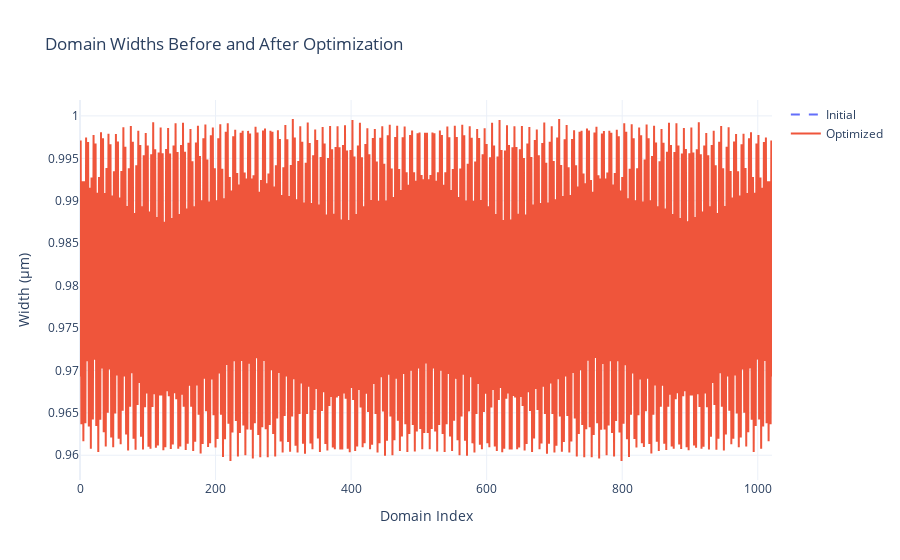
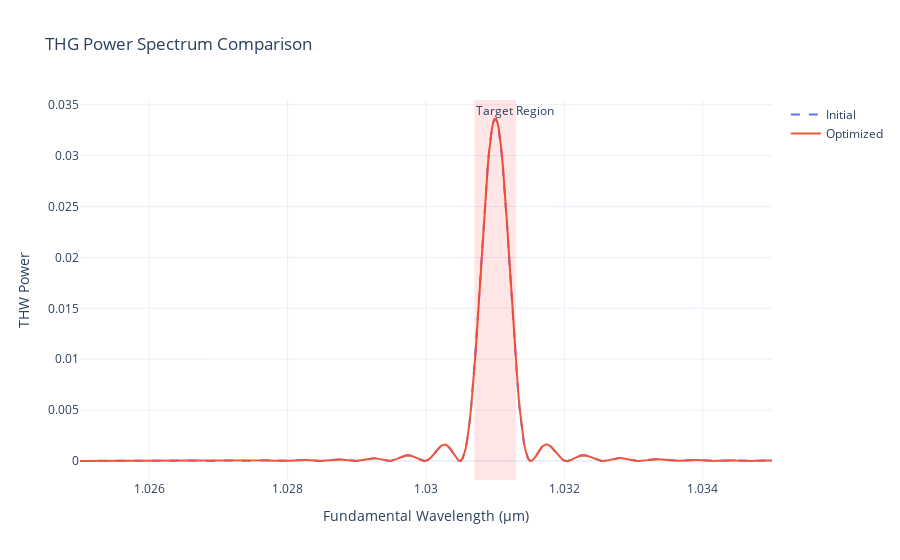

The code cell stored with these charts, in order, in its notebook:
### Code cell
from collections.abc import Callable
from dataclasses import dataclass

import jax
import jax.numpy as jnp
import optax  # pyright: ignore[reportMissingTypeStubs]
import plotly.graph_objects as go  # pyright: ignore[reportMissingTypeStubs]
from jax import Array, jit
from jax_tqdm.loop_pbar import loop_tqdm

from qpm import cwes, mgoslt


# --- Regularization Strategies ---
def tv_regularization(domain_widths: Array, lambda_val: float) -> Array:
    """Total Variation (TV) regularization penalizes the absolute difference between adjacent parameter values."""
    return lambda_val * jnp.sum(jnp.abs(jnp.diff(domain_widths)))


REGULARIZATION_FNS: dict[str, Callable[[Array, float], Array]] = {
    "tv": tv_regularization,
}


# --- Data Structures for Configuration and Parameters ---
@dataclass(frozen=True)
class Config:
    design_temp: float = 70.0
    design_wl: float = 1.031
    target_length: float = 1000.0
    max_iters: int = 200
    prng_seed: int = 42
    kappa_mag: float = 1.31e-4 / (2 / jnp.pi)
    kappa_target_length: float = 2000.0
    # Full spectrum calculation range
    wl_start: float = 1.025
    wl_end: float = 1.035
    num_points: int = 500
    # Target flat-top region for the loss function
    flat_top_wl_start: float = 1.0307
    flat_top_wl_end: float = 1.0313
    regularization: str | None = None
    lambda_val: float = 1e-3


@dataclass(frozen=True)
class SimulationParameters:
    kappa_array: Array
    b_initial: Array


# --- Core JAX Functions ---
def make_broadening_loss_fn(
    sim_params: SimulationParameters,
    config: Config,
    regularization_fn: Callable[[Array, float], Array] | None = None,
    lambda_val: float = 0.0,
) -> Callable[[Array], Array]:
    """Creates a loss function that applies a logarithmic loss to a specified spectral region."""
    # Pre-calculate wavelengths for the full spectrum
    wls = jnp.linspace(config.wl_start, config.wl_end, config.num_points)
    delta_k1s_full = mgoslt.calc_twm_delta_k(wls, wls, config.design_temp)
    delta_k2s_full = mgoslt.calc_twm_delta_k(wls, wls / 2, config.design_temp)

    # Find indices for the flat-top region
    flat_top_indices = jnp.where((wls >= config.flat_top_wl_start) & (wls <= config.flat_top_wl_end))

    # JIT-compiled vmap function for spectrum calculation
    compute_spectrum_vmap = jit(jax.vmap(cwes.simulate_twm, in_axes=(None, 0, 0, None)))

    @jit
    def loss_fn(half_widths: Array) -> Array:
        # 1. Enforce symmetry by mirroring the first half
        domain_widths = jnp.concatenate([half_widths, half_widths[::-1]])

        # 2. Simulate the full power spectrum
        superlattice = jnp.stack([domain_widths, sim_params.kappa_array], axis=1)
        final_vectors = compute_spectrum_vmap(superlattice, delta_k1s_full, delta_k2s_full, sim_params.b_initial)
        thw_powers = jnp.abs(final_vectors[:, 2]) ** 2

        # 3. Slice the spectrum to the target region
        flat_top_powers = thw_powers[flat_top_indices]

        # 4. Apply the logarithmic loss
        epsilon = 1e-9
        log_loss = -jnp.mean(jnp.log(flat_top_powers + epsilon))

        # 5. Add regularization (applied to the symmetric half)
        loss = log_loss
        if regularization_fn:
            loss += regularization_fn(half_widths, lambda_val)
        return loss

    return loss_fn


# --- Workflow Functions ---
def _initialize_grating(config: Config) -> tuple[Array, Array]:
    """Generates initial grating parameters for symmetric optimization."""
    print("1. Generating initial grating parameters (symmetric)...")
    # Use the center of the flat-top region for initial domain length calculation
    center_wl = (config.flat_top_wl_start + config.flat_top_wl_end) / 2
    delta_k2 = mgoslt.calc_twm_delta_k(center_wl, center_wl / 2, config.design_temp)

    domain_len_thg = jnp.pi / delta_k2
    num_domains = int(jnp.round(config.target_length / domain_len_thg))
    if num_domains % 2 != 0:
        num_domains += 1  # Ensure even number of domains for symmetry
    num_half_domains = num_domains // 2
    print(f"   - Base domain width from calculation: {domain_len_thg:.4f} μm")
    print(f"   - Total number of domains: {num_domains} (optimizing {num_half_domains})")

    kappa_array = config.kappa_mag * jnp.power(-1.0, jnp.arange(num_domains))

    initial_half_widths = jnp.full(num_half_domains, domain_len_thg)
    # key = jax.random.PRNGKey(config.prng_seed)
    # noise = jax.random.normal(key, shape=(num_half_domains,)) * (domain_len_thg * 0.02)
    # initial_half_widths = initial_half_widths + noise

    return kappa_array, initial_half_widths


def _run_optimization(
    initial_widths: Array,
    sim_params: SimulationParameters,
    config: Config,
) -> Array:
    """Sets up and runs the L-BFGS optimization."""
    print("2. Setting up loss function and L-BFGS optimizer...")
    regularization_fn = REGULARIZATION_FNS.get(config.regularization) if config.regularization else None
    loss_fn = make_broadening_loss_fn(sim_params, config, regularization_fn, config.lambda_val)
    solver = optax.lbfgs()

    @jit
    def run_full_optimization(initial_params: Array) -> Array:
        @loop_tqdm(config.max_iters, desc="Optimizing")
        def step(_: int, state: tuple[Array, optax.OptState]) -> tuple[optax.Params, optax.OptState]:
            params, opt_state = state
            value, grad = jax.value_and_grad(loss_fn)(params)
            updates, opt_state = solver.update(grad, opt_state, params, value=value, grad=grad, value_fn=loss_fn)
            params = optax.apply_updates(params, updates)
            return params, opt_state

        initial_opt_state = solver.init(initial_params)
        optimized_params, _ = jax.lax.fori_loop(0, config.max_iters, step, (initial_params, initial_opt_state))
        return optimized_params

    print("3. Running JIT-compiled optimization...")
    print(f"   - Initial Loss: {loss_fn(initial_widths):.4f}")

    optimized_widths = run_full_optimization(initial_widths)
    optimized_widths.block_until_ready()

    print(f"   - Optimized Loss: {loss_fn(optimized_widths):.4f}")
    return optimized_widths


# --- Visualization Functions ---
def _calculate_spectrum(domain_widths: Array, sim_params: SimulationParameters, config: Config) -> tuple[Array, Array]:
    """Helper function to compute the THW power spectrum for a given grating."""
    wls = jnp.linspace(config.wl_start, config.wl_end, config.num_points)
    delta_k1s = mgoslt.calc_twm_delta_k(wls, wls, config.design_temp)
    delta_k2s = mgoslt.calc_twm_delta_k(wls, wls / 2, config.design_temp)

    compute_spectrum_vmap = jit(jax.vmap(cwes.simulate_twm, in_axes=(None, 0, 0, None)))

    superlattice = jnp.stack([domain_widths, sim_params.kappa_array], axis=1)
    final_vectors = compute_spectrum_vmap(superlattice, delta_k1s, delta_k2s, sim_params.b_initial)
    thw_powers = jnp.abs(final_vectors[:, 2]) ** 2
    return wls, thw_powers


def _plot_domain_widths(initial_widths: Array, optimized_widths: Array) -> None:
    """Plots the domain widths before and after optimization."""
    fig = go.Figure()
    fig.add_trace(go.Scatter(y=initial_widths, mode="lines", name="Initial", line={"dash": "dash"}))
    fig.add_trace(go.Scatter(y=optimized_widths, mode="lines", name="Optimized"))
    fig.update_layout(
        title_text="Domain Widths Before and After Optimization",
        xaxis_title="Domain Index",
        yaxis_title="Width (μm)",
        template="plotly_white",
    )
    fig.show()


def _plot_thw_power_spectrum(
    initial_widths: Array,
    optimized_widths: Array,
    sim_params: SimulationParameters,
    config: Config,
) -> None:
    """Plots the THW power spectrum before and after optimization."""
    wls, initial_effs = _calculate_spectrum(initial_widths, sim_params, config)
    _, optimized_effs = _calculate_spectrum(optimized_widths, sim_params, config)

    fig = go.Figure()
    fig.add_trace(go.Scatter(x=wls, y=initial_effs, mode="lines", name="Initial", line={"dash": "dash"}))
    fig.add_trace(go.Scatter(x=wls, y=optimized_effs, mode="lines", name="Optimized"))
    fig.add_vrect(
        x0=config.flat_top_wl_start,
        x1=config.flat_top_wl_end,
        fillcolor="red",
        opacity=0.1,
        line_width=0,
        annotation_text="Target Region",
        annotation_position="top left",
    )
    fig.update_layout(
        title_text="THG Power Spectrum Comparison",
        xaxis_title="Fundamental Wavelength (μm)",
        yaxis_title="THW Power",
        template="plotly_white",
    )
    fig.show()


def main() -> None:
    """Main script execution."""
    config = Config()

    # 1. Generate initial physical parameters and domain widths for the first half
    kappa_array, initial_half_widths = _initialize_grating(config)

    # 2. Bundle fixed simulation parameters into a single object
    fw_initial = 1 / 3
    sim_params = SimulationParameters(
        kappa_array=kappa_array,
        b_initial=jnp.array([jnp.sqrt(fw_initial), jnp.sqrt(fw_initial * 2), 0.0], dtype=jnp.complex64),
    )

    # 3. Run the optimization on the first half of the parameters
    optimized_half_widths = _run_optimization(initial_half_widths, sim_params, config)

    # 4. Reconstruct the full, symmetric arrays for visualization
    print("4. Visualizing optimization results...")
    initial_widths = jnp.concatenate([initial_half_widths, initial_half_widths[::-1]])
    optimized_widths = jnp.concatenate([optimized_half_widths, optimized_half_widths[::-1]])

    _plot_domain_widths(initial_widths, optimized_widths)
    _plot_thw_power_spectrum(initial_widths, optimized_widths, sim_params, config)


if __name__ == "__main__":
    main()

### Figure 1 — Plotly figure (JSON) as saved in the notebook; plotly's stock layout.template omitted (floating-point values rounded to 4 significant figures; data arrays with more than 128 entries replaced by an {"elided": "..."} marker saying what was removed)
{"data": [{"line": {"dash": "dash"}, "mode": "lines", "name": "Initial", "type": "scatter", "y": {"elided": "1022 float values"}}, {"mode": "lines", "name": "Optimized", "type": "scatter", "y": {"elided": "1022 float values"}}], "layout": {"title": {"text": "Domain Widths Before and After Optimization"}, "xaxis": {"title": {"text": "Domain Index"}}, "yaxis": {"title": {"text": "Width (μm)"}}}}

### Figure 2 — Plotly figure (JSON) as saved in the notebook; plotly's stock layout.template omitted (floating-point values rounded to 4 significant figures; data arrays with more than 128 entries replaced by an {"elided": "..."} marker saying what was removed)
{"data": [{"line": {"dash": "dash"}, "mode": "lines", "name": "Initial", "type": "scatter", "x": {"elided": "500 float values"}, "y": {"elided": "500 float values"}}, {"mode": "lines", "name": "Optimized", "type": "scatter", "x": {"elided": "500 float values"}, "y": {"elided": "500 float values"}}], "layout": {"annotations": [{"showarrow": false, "text": "Target Region", "x": 1.031, "xanchor": "left", "xref": "x", "y": 1, "yanchor": "top", "yref": "y domain"}], "shapes": [{"fillcolor": "red", "line": {"width": 0}, "opacity": 0.1, "type": "rect", "x0": 1.031, "x1": 1.031, "xref": "x", "y0": 0, "y1": 1, "yref": "y domain"}], "title": {"text": "THG Power Spectrum Comparison"}, "xaxis": {"title": {"text": "Fundamental Wavelength (μm)"}}, "yaxis": {"title": {"text": "THW Power"}}}}
